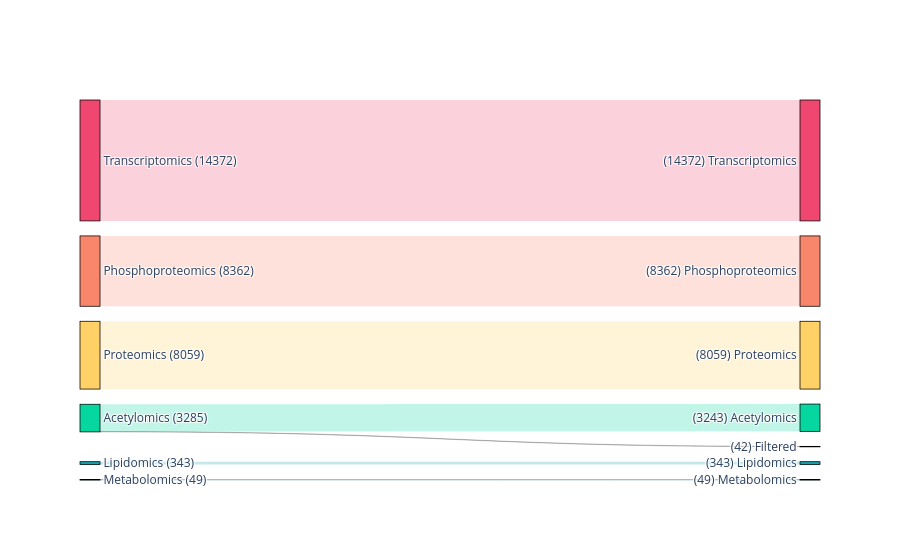

Notebook code cell kept with this figure:
### Markdown cell above
### FLT3-ITD vs. WT
#### Black patients

### Code cell
# select the sample columns
# WT
wt_cols = meta.filter(
    (pl.col("Race") == "Black")
    & ~pl.col("NPM1")
    & ~pl.col("FLT3_ITD")
)["Sample"].to_list()
print(f"{wt_cols=}")
# NPM1
mut_cols = meta.filter(
    (pl.col("Race") == "Black")
    & ~pl.col("NPM1")
    & pl.col("FLT3_ITD")
)["Sample"].to_list()
print(f"{mut_cols=}")

# save the sample columns
with open(os.path.join(CACHE_DIR, "B_FLT3-ITD-WT_cols.pkl"), "wb") as pf:
    pickle.dump((wt_cols, mut_cols), pf)

# subset the omics data
subset = select_subset(combined, wt_cols, mut_cols)

# save the subset to file
subset.write_ipc(os.path.join(CACHE_DIR, "B_FLT3-ITD-WT.arrow"))

# display
display(subset)

# report on the number of features in each block
subset.group_by("Block").len().sort("len", descending=True)

# plot feature counts before/after subsetting
plot_filtered_feature_counts(
    combined,
    subset,
    figname=os.path.join(FIGURE_DIR, "block-feature-counts_B_FLT3-ITD-WT.png")
)

### Figure 1 — Plotly figure (JSON) as saved in the notebook; plotly's stock layout.template omitted (floating-point values rounded to 4 significant figures)
{"data": [{"arrangement": "freeform", "link": {"color": ["rgba(239, 71, 111, 0.25)", "rgba(68, 68, 68, 0.25)", "rgba(247, 134, 107, 0.25)", "rgba(68, 68, 68, 0.25)", "rgba(255, 209, 102, 0.25)", "rgba(68, 68, 68, 0.25)", "rgba(6, 214, 160, 0.25)", "rgba(68, 68, 68, 0.25)", "rgba(17, 162, 178, 0.25)", "rgba(68, 68, 68, 0.25)", "rgba(11, 101, 132, 0.25)", "rgba(68, 68, 68, 0.25)"], "source": [0, 0, 2, 2, 4, 4, 6, 6, 8, 8, 10, 10], "target": [1, 12, 3, 12, 5, 12, 7, 12, 9, 12, 11, 12], "value": [14372, 0, 8362, 0, 8059, 0, 3243, 42, 343, 0, 49, 0]}, "node": {"color": ["#EF476F", "#EF476F", "#F7866B", "#F7866B", "#FFD166", "#FFD166", "#06D6A0", "#06D6A0", "#11A2B2", "#11A2B2", "#0B6584", "#0B6584", "#444444"], "label": ["Transcriptomics (14372)", "(14372) Transcriptomics", "Phosphoproteomics (8362)", "(8362) Phosphoproteomics", "Proteomics (8059)", "(8059) Proteomics", "Acetylomics (3285)", "(3243) Acetylomics", "Lipidomics (343)", "(343) Lipidomics", "Metabolomics (49)", "(49) Metabolomics", "(42) Filtered"], "line": {"color": "black", "width": 0.75}, "pad": 15, "thickness": 20}, "type": "sankey"}], "layout": {}}
